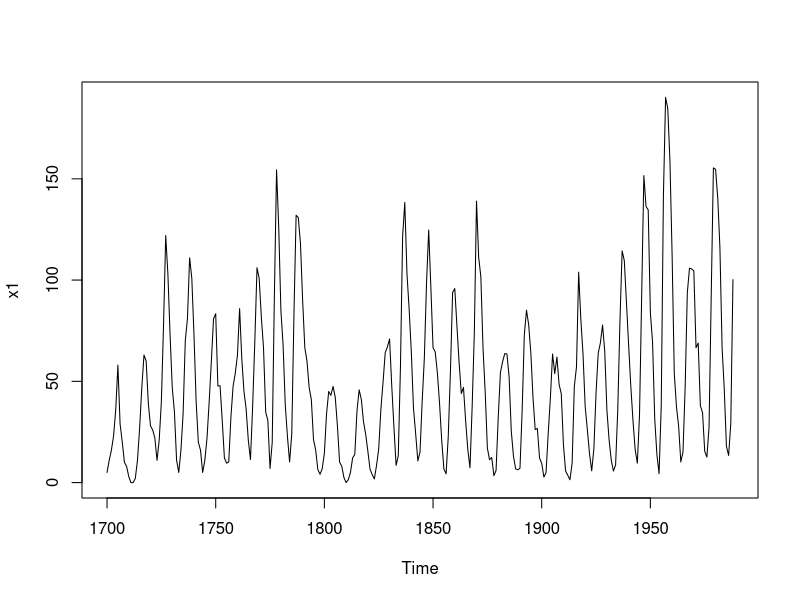

R code for this plot:
library(datasets)
data(sunspot.year)
A = as.data.frame(sunspot.year)
plot(A)

B = data.frame(day = integer(289), x = double(289),stringsAsFactors=FALSE)

for(i in seq(1,289))
{
  B$day[[i]] = i
  B$x[[i]] = A$x[[i]]
}

f = lm(x ~ ., data = B) 
summary(f)

